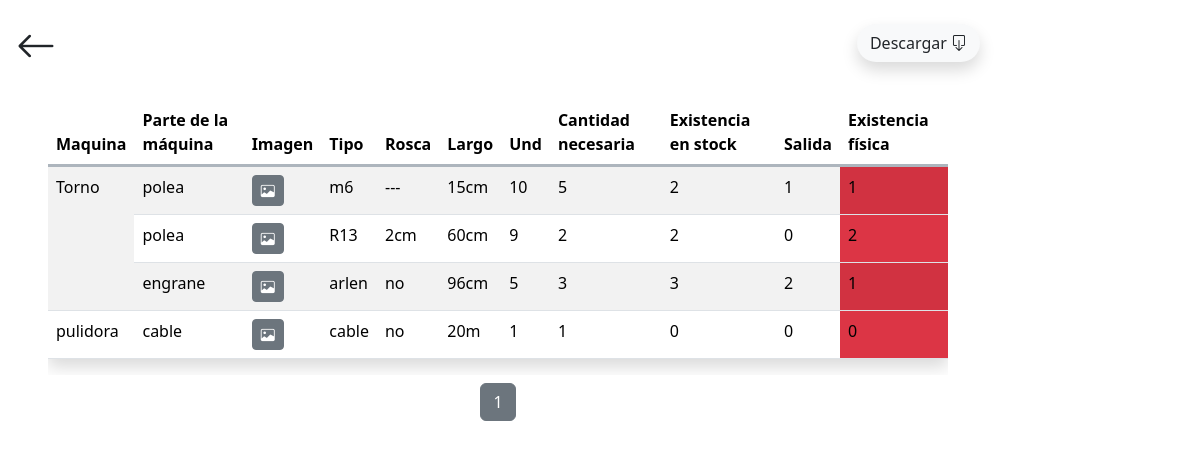
/repuesto/tabla_repuesto_general/, run on an earlier commit of the app's database.
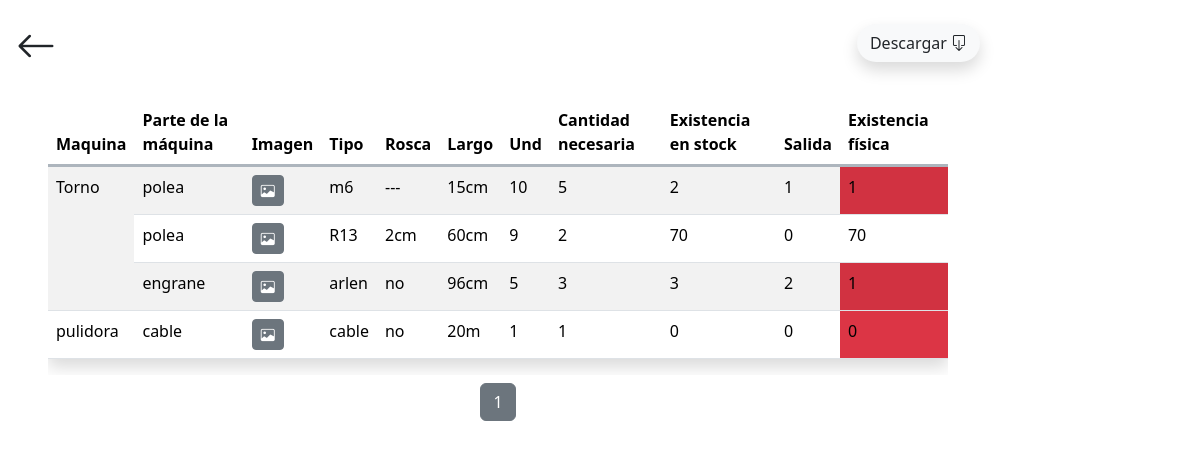
And on a later commit of the database.
### app/mUP_repuesto/models.py (models this page shows, shortened)
class Inventario(models.Model):
    parte = models.ForeignKey(Parte, on_delete=models.CASCADE)
    tipo = models.CharField(max_length=50, null=False, blank=False, default="")
    rosca = models.CharField(max_length=50, null=False, blank=False, default="")
    largo = models.CharField(max_length=50, null=False, blank=False, default="")
    und = models.CharField(max_length=50, null=False, blank=False, default="")
    cantidad_necesaria = models.IntegerField(null=False, blank=False)
    existencia_stock = models.IntegerField(null=False, blank=False)
    salida = models.IntegerField(null=False, blank=False)
    class Meta:
        indexes = [
            models.Index(fields=['parte']),
        ]
    def existencia_fisica(self):
        cantidad_existencia_fisica = self.existencia_stock - self.salida
        return cantidad_existencia_fisica

class Parte(models.Model):
    maquina = models.ForeignKey(Maquina, on_delete=models.CASCADE)
    nombre = models.CharField(max_length=50, null=False, blank=False)
    image = models.ImageField(upload_to="repuesto/image", null=False, blank=False, default=None)
    class Meta:
        indexes = [
            models.Index(fields=['nombre']),
            models.Index(fields=['maquina']),
        ]

### app/mUP_repuesto/views.py (the view)
# urls.py: path('tabla_repuesto_general/', views.tabla_general, name='tabla_general'),
def tabla_general(request):
    inventarios_list = Inventario.objects.all()
    page = request.GET.get('page', 1)
    paginator = Paginator(inventarios_list, 10)  # 10 inventarios por página
    try:
        inventarios = paginator.page(page)
    except PageNotAnInteger:
        inventarios = paginator.page(1)
    except EmptyPage:
        inventarios = paginator.page(paginator.num_pages)
    context = {
        'inventarios': inventarios,
        'total_inventarios': inventarios_list.count(),
    }
    return render(request, 'mUP_repuesto/tabla.html', context)

### templates/mUP_repuesto/tabla.html (shortened to what this page needs)
{% extends "layout/base.html" %}
{% block 'content' %}
<div class="container">
    <div class="d-flex p-3 justify-content-between">
        <a class="text-decoration-none text-dark flecha-atras" href="{% url "repuesto_maquina" %}">
            <i class="bi bi-arrow-left fs-1"></i>
        </a>
        <div class="pt-2 me-3 me-md-0">
            <button type="button" class="btn bg-body-tertiary shadow rounded-pill" onclick="location.href='{% url 'descargar_excel_general' %}'">
                Descargar <i class="bi bi-box-arrow-down"></i>
            </button>
        </div>
    </div>
    <div class="mt-2 ps-5 pe-5">
        <div class="table-responsive">
        <table class="table table-striped shadow">
            <thead>
                <tr class="border border-end-0 border-start-0 border-top-0 border-3 border-dark-subtle">
                    <th>Maquina</th>
                    <th>Parte de la máquina</th>
                    <th>Imagen</th>
                    <th>Tipo</th>
                    <th>Rosca</th>
                    <th>Largo</th>
                    <th>Und</th>
                    <th>Cantidad necesaria</th>
                    <th>Existencia en stock</th>
                    <th>Salida</th>
                    <th>Existencia física</th>
                </tr>
            </thead>
            <tbody>
                {% regroup inventarios by parte.maquina.nombre as maquina_list %}
                {% for maquina in maquina_list %}
                    <tr>
                        <td rowspan="{{ maquina.list|length }}">{{ maquina.grouper }}</td>
                        {% for inventario in maquina.list %}
                            <td>{{ inventario.parte.nombre }}</td>
                            <td>
                                <button type="button" class="btn btn-secondary btn-sm imagen" data-bs-toggle="modal" data-bs-target="#exampleModal{{ inventario.parte.id }}">
                                    <i class="bi bi-image"></i>
                                </button>
                            </td>
                            <td>{{ inventario.tipo }}</td>
                            <td>{{ inventario.rosca }}</td>
                            <td>{{ inventario.largo }}</td>
                            <td>{{ inventario.und }}</td>
                            <td>{{ inventario.cantidad_necesaria }}</td>
                            <td>{{ inventario.existencia_stock }}</td>
                            <td>{{ inventario.salida }}</td>
                            {% if inventario.existencia_fisica <= 2 %}
                                <td class="bg-danger">{{ inventario.existencia_fisica }}</td>
                            {% else %}
                                <td class="">{{ inventario.existencia_fisica }}</td>
                            {% endif %}
                        </tr>
                        {% endfor %}
                {% endfor %}
            </tbody>
        </table>
        </div>
    </div>
    <div class="pagination mt-2 justify-content-center">
        <nav aria-label="Page navigation">
            <ul class="pagination justify-content-center">
                {% for num in inventarios.paginator.page_range %}
                <li class="page-item {% if inventarios.number == num %}active{% endif %}">
                    <a class="page-link" href="?page={{ num }}{% if request.GET.search %}&search={{ request.GET.search }}{% endif %}">{{ num }}</a>
                </li>
                {% endfor %}
            </ul>
        </nav>
    </div>
</div>
{% endblock %}

What changed in the data, as far as the page shows it:
changed Inventario "2cm": existencia_stock "2" → "70"
Also different on the page:
list line gone: "2"
new list line: "70"
